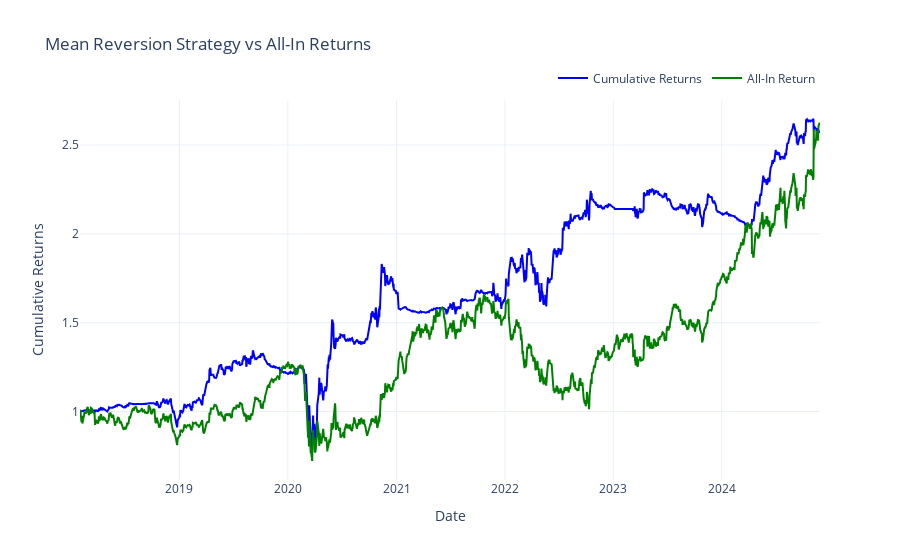

The notebook cell this image was saved under:
### Code cell
fig = go.Figure()

# Add the cumulative returns line
fig.add_trace(go.Scatter(
    x=data_rolling["Date"],  # Assuming 'Date' is a column in the DataFrame
    y=data_rolling["cum_returns"],
    mode='lines',
    name='Cumulative Returns',
    line=dict(color='blue')  # Customize the color if needed
))

fig.add_trace(go.Scatter(
    x=data_rolling["Date"], 
    y=data_rolling["all_in_return"],
    mode='lines',
    name='All-In Return',
    line=dict(color='green')
))


fig.update_layout(
    title="Mean Reversion Strategy vs All-In Returns",
    xaxis_title="Date",
    yaxis_title="Cumulative Returns",
    legend=dict(orientation='h', yanchor='bottom', y=1.02, xanchor='right', x=1),
    template='plotly_white'
)

# Show the figure
fig.show()

### Figure 1 — Plotly figure (JSON) as saved in the notebook; plotly's stock layout.template omitted (floating-point values rounded to 4 significant figures; data arrays with more than 128 entries replaced by an {"elided": "..."} marker saying what was removed)
{"data": [{"line": {"color": "blue"}, "mode": "lines", "name": "Cumulative Returns", "type": "scatter", "x": {"elided": "1719 str values"}, "y": {"elided": "1719 float values"}}, {"line": {"color": "green"}, "mode": "lines", "name": "All-In Return", "type": "scatter", "x": {"elided": "1719 str values"}, "y": {"elided": "1719 float values"}}], "layout": {"legend": {"orientation": "h", "x": 1, "xanchor": "right", "y": 1.02, "yanchor": "bottom"}, "title": {"text": "Mean Reversion Strategy vs All-In Returns"}, "xaxis": {"title": {"text": "Date"}}, "yaxis": {"title": {"text": "Cumulative Returns"}}}}
